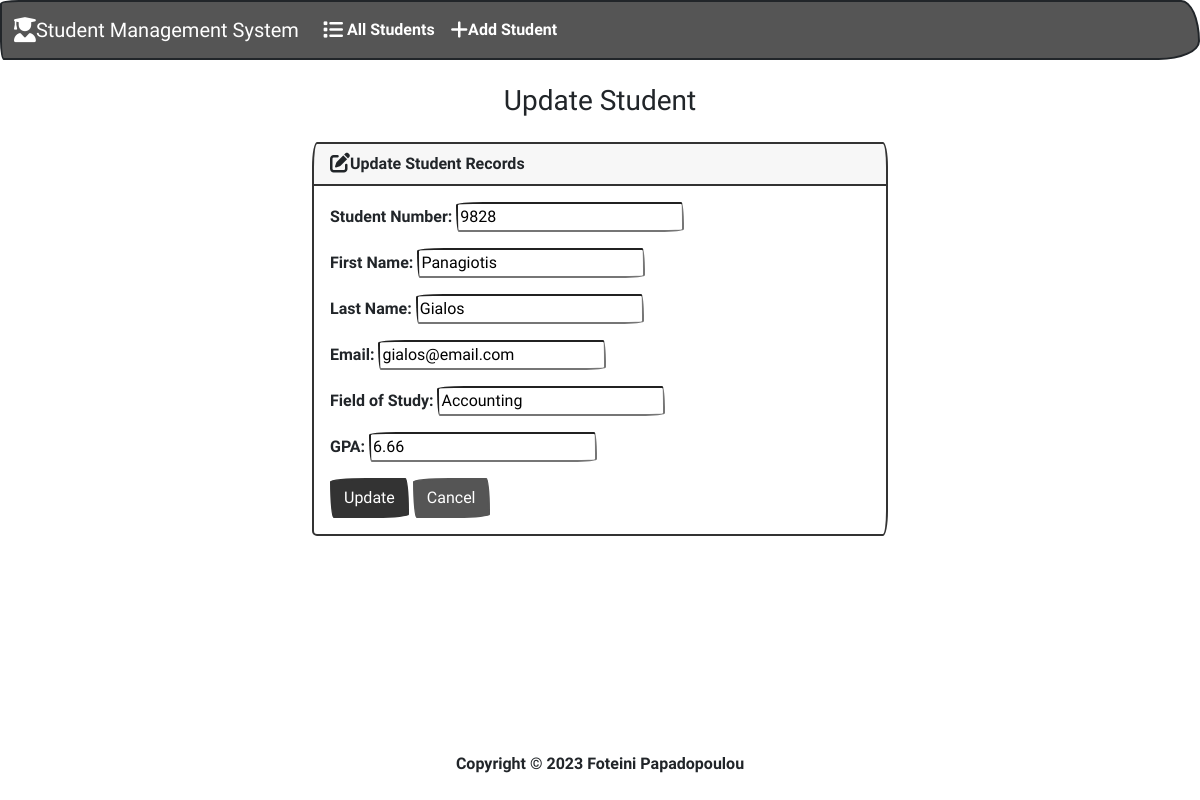
Page /edit/4/ on the committed database.
### students/models.py (models this page shows, shortened)
class Student(models.Model):
    student_number = models.PositiveIntegerField()
    first_name = models.CharField(max_length=50)
    last_name = models.CharField(max_length=50)
    email = models.EmailField(max_length=100)
    field_of_study = models.CharField(max_length=50)
    gpa = models.FloatField()

### students/views.py (the view)
# urls.py: path('edit/<int:id>/',views.edit, name='edit'),
def edit(request,id):
    if request.method == "POST":
        student = Student.objects.get(pk=id)
        form = StudentForm(request.POST,instance=student)
        if form.is_valid():
            form.save()
            return render(request,'students/edit.html',{
               'form': form,
               'success':True
            })
    else:
        student = Student.objects.get(pk=id)
        form = StudentForm(instance=student)
    return render(request,'students/edit.html',{
               'form': form
            })

### students/forms.py
class StudentForm(forms.ModelForm):
    class Meta:
        model = Student
        fields = ['student_number','first_name','last_name','email','field_of_study','gpa']
        labels = {
            'student_number': 'Student Number',
            'first_name': 'First Name',
            'last_name': 'Last Name',
            'email': 'Email',
            'field_of_study': 'Field of Study',
            'gpa': 'GPA'
        }
        widget = {
             'student_number': forms.NumberInput(attrs={'class':'form-control'}),
            'first_name': forms.TextInput(attrs={'class':'form-control'}),
            'last_name':  forms.TextInput(attrs={'class':'form-control'}),
            'email':  forms.EmailInput(attrs={'class':'form-control'}),
            'field_of_study':  forms.TextInput(attrs={'class':'form-control'}),
            'gpa':  forms.NumberInput(attrs={'class':'form-control'})
        }

### students/templates/students/edit.html (shortened to what this page needs)
{% extends "students/base.html" %}
{% block body %}
<h3 class="text-center m-4">Update Student</h3>
{% if success %}
<div class="alert alert-success" role="alert">
    The student updated successfully!
    <a href="{% url 'index' %}" class="alert-link">Go to Home Page.</a>
</div>
{% else %}
<div class="row justify-content-center">
    <div class="col-6">
        <div class="card bg-light mb-3">
            <div class="card-header">
                <i class="fa-solid fa-pen-to-square fa-lg"></i>Update Student Records
            </div>
            <div class="card-body">
                <form action="" method="post">
                    {{ form.as_p }}
                    <button type="submit" class="btn btn-primary">Update</button>
                    <a href="{% url 'index' %}" class="btn btn-secondary">Cancel</a>
                </form>
            </div>
          </div>
    </div>
</div>
{% endif%}
{% endblock %}

### rows in the picture
Student: student_number "9828", first_name "Panagiotis", last_name "Gialos", email "gialos@email.com", field_of_study "Accounting", gpa "6.66"
